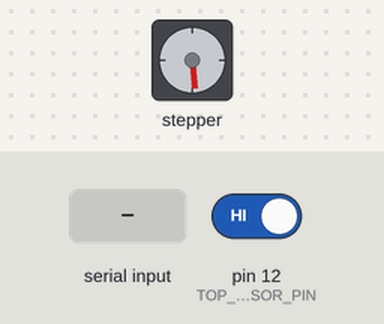
Bench run of a sketch on a simulated Arduino Uno, built with avr-gcc and run on an emulated ATmega328P. On the bench: stepper motor. Wiring (inferred from the names in the program): stepper motor driver (200 steps per turn assumed): step pin 4; direction pin 3; enable pin 5. Inputs (shaded band) come from the test bench; at power-on: pin 12 (TOP_SENSOR_PIN) HIGH. What the sketch prints to the serial monitor is not drawn.

Above: at 0.8 s.
0.9 s: pin 12 (TOP_SENSOR_PIN) driven LOW
At 1.7 s:
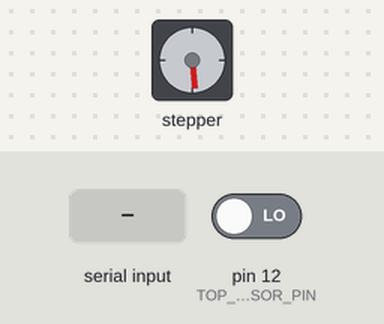
At 3.2 s:
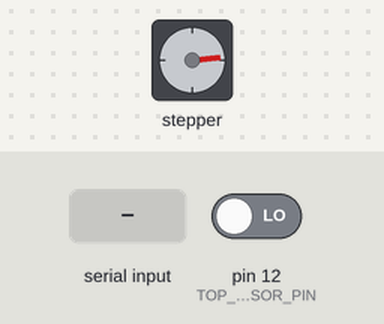
3.5 s: "ST,0,MOTOR" received over Serial
Timing chart, 0 to 6.5 s (numbered marks = the images above; inputs shaded):
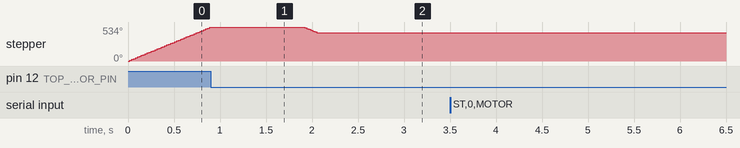

The sketch:

topSensor_nocmd5.ino
```cpp
#include <Arduino.h>

// Arduino Pins and Constant Values
const int EN_PIN = 5;  // enable, active when LOW
const int DIR_PIN = 3; // direction, (DIR_PIN, isClockwise ? LOW : HIGH)
const int STEP_PIN = 4; // step, for-loop step angles

const int TOP_SENSOR_PIN = 12;
const int BOTTOM_SENSOR_PIN = 13;

const float SENSOR_BACK_STEP = 50; // 3300 8 degrees 2850
const float STEP_ANGLE = 1.8; // 0.0072;
const int STEP_DELAY = 1000; // Initial step delay value 64

float _step_start_position = 0;
float _step_end_position = 0;
float _step_current_position = 0;
float _step_zero_angle = 2250; // 8 degrees from the sensor

int _step_delay = STEP_DELAY; // Sensor response delay

bool isTopSensorLow = true;
bool isBottomSensorLow = true;

void stopMotor() {
  digitalWrite(EN_PIN, LOW);
}

void motorPWM(bool isClockwise, int steps) {
  for (int i = 0; i < steps; i++) {
    int step_current_position = _step_current_position; // Store the current position

    digitalWrite(DIR_PIN, isClockwise ? LOW : HIGH);
    delayMicroseconds(_step_delay);
    digitalWrite(STEP_PIN, HIGH);
    delayMicroseconds(_step_delay);
    digitalWrite(STEP_PIN, LOW);
    delayMicroseconds(_step_delay);

    if (isClockwise)
      step_current_position++; // Update the stored position for clockwise movement
    else
      step_current_position--; // Update the stored position for counterclockwise movement

    _step_current_position = step_current_position; // Update the actual motor position
  }
}

void moveMotor(int angle, int speedPercent) {
  int direction = (angle > _step_current_position) ? 1 : -1;
  int steps = static_cast<int>(abs(angle - _step_current_position) / STEP_ANGLE);

  digitalWrite(EN_PIN, HIGH);

  for (int i = 0; i < steps; i++) {
    isTopSensorLow = digitalRead(TOP_SENSOR_PIN);
    isBottomSensorLow = digitalRead(BOTTOM_SENSOR_PIN);

    if (isTopSensorLow || isBottomSensorLow) {
      stopMotor();
      delay(1000);

      if (direction == 1) {
        motorPWM(false, SENSOR_BACK_STEP); // Rotate 7 degrees CCW
      } else {
        motorPWM(true, SENSOR_BACK_STEP); // Rotate 7 degrees CW
      }

      return;
    }

    motorPWM(direction == 1, 1);

    if (direction == 1 && _step_current_position >= _step_end_position) {
      stopMotor();
      Serial.print("ST,0,MOTOR,ERR_LESS," + String(angle) + "," + String(speedPercent) + ",ED\r\n");
      return;
    }

    if (direction == -1 && _step_current_position <= _step_start_position) {
      stopMotor();
      Serial.print("ST,0,MOTOR,ERR_OVER," + String(angle) + "," + String(speedPercent) + ",ED\r\n");
      return;
    }
  }

  stopMotor();
  Serial.print("ST,0,MOTOR,OK," + String(angle) + "," + String(speedPercent) + ",ED\r\n");
}

void setup() {
  pinMode(EN_PIN, OUTPUT);
  pinMode(DIR_PIN, OUTPUT);
  pinMode(STEP_PIN, OUTPUT);
  pinMode(TOP_SENSOR_PIN, INPUT_PULLUP);
  pinMode(BOTTOM_SENSOR_PIN, INPUT_PULLUP);

  Serial.begin(115200);
  Serial.flush();

  // Rotate motor in a counter-clockwise direction until the TOP_SENSOR_PIN is interrupted
  while (digitalRead(TOP_SENSOR_PIN) == HIGH) {
    motorPWM(false, 1);
  }

  delay(1000);

  // Rotate 7 degrees in a clockwise direction and stop the motor
  motorPWM(true, static_cast<int>(SENSOR_BACK_STEP));

  // Mark this point as a home base
  _step_start_position = 0;
  _step_current_position = 0;
}

void loop() {
  if (Serial.available() > 0) {
    String data = Serial.readString();
    data.trim();
    if (data.startsWith("ST,0,MOTOR")) {
      int angle = data.substring(data.indexOf(",") + 1, data.lastIndexOf(",")).toInt();
      int speedPercent = data.substring(data.lastIndexOf(",") + 1, data.indexOf(",ED")).toInt();
      moveMotor(angle, speedPercent);
    }
  }
}
```

Measured:
- after the input at 3.5 s, every drawn part: stays the same
